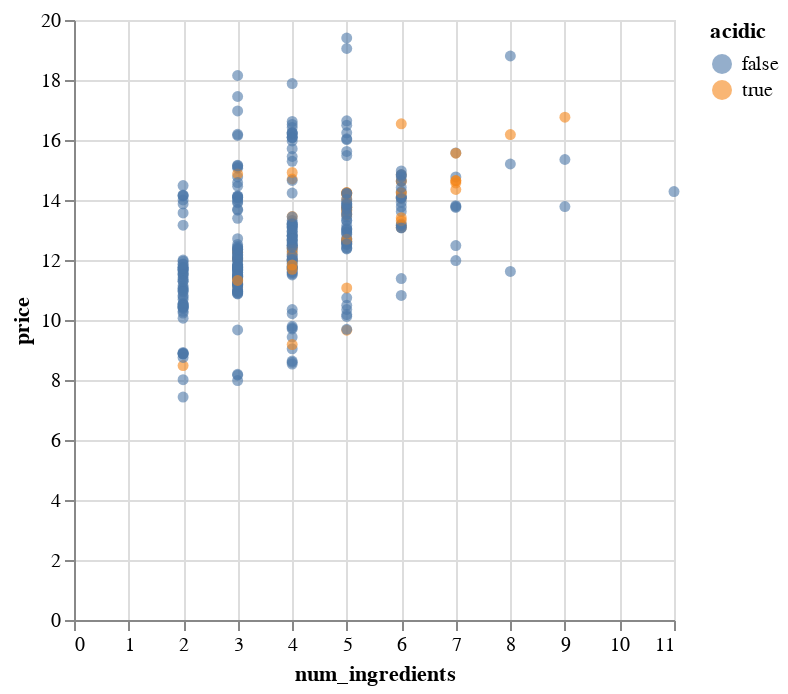

The notebook cell this image was saved under:
### Code cell
import altair as alt

alt.Chart(df_cocktails).mark_point(filled=True, opacity=0.6).encode(
    x='num_ingredients',
    y='price',
    color='acidic'
    #  size=alt.Size('price:Q', title='Price', scale=alt.Scale(range=[0.01, 300]))
)

### Figure 1 — Vega-Lite specification as saved in the notebook (floating-point values rounded to 4 significant figures; data arrays with more than 128 entries replaced by an {"elided": "..."} marker saying what was removed)
{"config": {"view": {"continuousWidth": 300, "continuousHeight": 300}}, "data": {"name": "data-246f05be439b16aec08ad198d9a8fb40"}, "mark": {"type": "point", "filled": true, "opacity": 0.6}, "encoding": {"color": {"field": "acidic", "type": "nominal"}, "x": {"field": "num_ingredients", "type": "quantitative"}, "y": {"field": "price", "type": "quantitative"}}, "$schema": "https://vega.github.io/schema/vega-lite/v5.16.3.json", "datasets": {"data-246f05be439b16aec08ad198d9a8fb40": {"elided": "346 records"}}}
